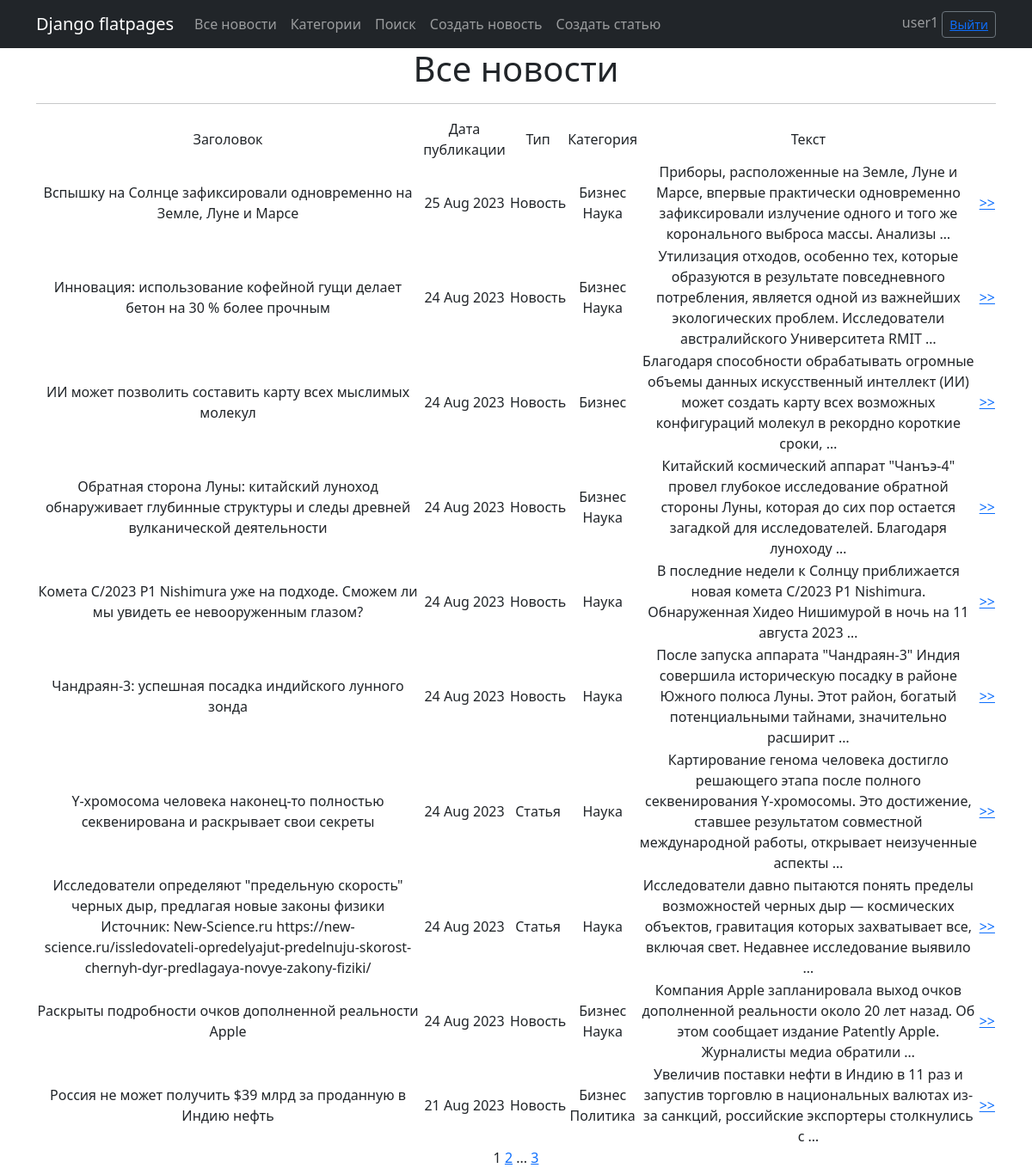
Page /news/ (signed in) on the committed database.
### news/models.py (models this page shows, shortened)
class Post(models.Model):
    news = 'N'
    article = 'A'
    POSITIONS = [
        (news, 'Новость'),
        (article, 'Статья')
    ]
    author = models.ForeignKey(Author, on_delete=models.CASCADE)
    select = models.CharField(max_length=1, choices=POSITIONS, default=news)
    datetime = models.DateTimeField(auto_now_add=True)
    title = models.CharField(max_length=255)
    text = models.TextField()
    category = models.ManyToManyField(Category)
    rating = models.IntegerField(default=0)

class Category(models.Model):
    name = models.CharField(max_length=64, unique=True)
    subscribers = models.ManyToManyField(User)  # related_name='categories'
    def __str__(self):
        return self.name

### news/views.py (the view)
# urls.py: path('', PostList.as_view(), name='post_list'),
class PostList(LoginRequiredMixin, ListView):
    model = Post
    ordering = '-datetime'
    template_name = 'news.html'
    context_object_name = 'posts'
    paginate_by = 10

### news/templatetags/custom_filters.py (called while the page is built)
@register.filter()
def type_filter(value):
    for a in Post.POSITIONS:
        if a[0] == value:
            return a[1]
    return None

@register.filter()
def censor(value):
    def check_word(word):
        for j in range(0, len(word_list)):
            if word.lower() == word_list[j]:
                new_word = word[0]
                for k in range(1, len(word)):
                    new_word += '*'
                word = new_word
        return word
    if type(value) != str:
        return 'Ошибка: "value" не строка!'
    s = ''
    i = 0
    new_word = ''
    while i < len(value):
        c = value[i]
        if (c != ' ') and (c != '.') and (c != ',') and (c != '!') and (c != '?') and (c != ' '):
            new_word += c
        else:
            if new_word != '':
                s = s + check_word(new_word) + c
                new_word = ''
            else:
                s += c
        i += 1
    if new_word != '':
        s = s + check_word(new_word)
    return s

### templates/news.html (shortened to what this page needs)
{% extends 'flatpages/default.html' %}
{% load custom_filters %}
{% block content %}
   <h1>Все новости</h1>
   <hr>
   {% if posts %}
       <table>
           <tr>
               <td>Заголовок</td>
               <td>Дата публикации</td>
               <td>Тип</td>
               <td>Категория</td>
               <td>Текст</td>
               <td></td>
           </tr>
           {% for post in posts %}
           <tr>
               <td>{{ post.title|censor }}</td>
               <td>{{ post.datetime|date:'d M Y' }}</td>
               <td>{{ post.select|type_filter }}</td>
               <td>{% for category in post.category.all %}{{ category }}<br/>{% endfor %}</td>
               <td>{{ post.text|censor|truncatewords:20 }}</td>
               <td><a href="{% url 'post_detal' post.pk %}">>></a></td>
           </tr>
           {% endfor %}
       </table>
   {% else %}
       <h2>Новостей нет!</h2>
   {% endif %}
   {{ page_obj.number }}
   {% if page_obj.has_next %}
       <a href="?page={{ page_obj.next_page_number }}">{{ page_obj.next_page_number }}</a>
       {% if paginator.num_pages != page_obj.next_page_number %}
           ...
           <a href="?page={{ page_obj.paginator.num_pages }}">{{ page_obj.paginator.num_pages }}</a>
       {% endif %}
   {% endif %}
{% endblock content %}

### templates/flatpages/default.html (shortened to what this page needs)
<!DOCTYPE html>
<html lang="en">
    <head>
        {% load static %}
        <link href="{% static 'css/styles.css' %}" rel="stylesheet" />
    </head>
    <body>
        <nav class="navbar navbar-expand-lg navbar-dark bg-dark static-top">
           <div class="container">
               <a class="navbar-brand" href="#">Django flatpages</a>
               <div class="collapse navbar-collapse" id="navbarResponsive">
                   <ul class="navbar-nav ml-auto">
                       <li class="nav-item">
                           <a class="nav-link" href="/news">Все новости</a>
                       </li>
                       <li class="nav-item">
                           <a class="nav-link" href="/news/categories/">Категории</a>
                       </li>
                       <li class="nav-item">
                           <a class="nav-link" href="/news/search/">Поиск</a>
                       </li>
                       <li class="nav-item">
                           <a class="nav-link" href="/news/create/">Создать новость</a>
                       </li>
                       <li class="nav-item">
                           <a class="nav-link" href="/articles/create/">Создать статью</a>
                       </li>
                   </ul>
               </div>
               <form class="form-inline">
               <span class="navbar-text">
                   {{request.user.username}}
               </span>
               <button class="btn btn-sm btn-outline-secondary" type="button"> <a href="/sign/logout/">Выйти</a> </button>
               </form>
           </div>
        </nav>
        <div class="container">
           <div class="row">
               <div class="col-lg-12 text-center">
                   {% block content %}{% endblock content %}
               </div>
           </div>
        </div>
    </body>
</html>

### rows in the picture
Post: title|censor "Вспышку на Солнце зафиксировали одновременно на Земле, Луне и Марсе", datetime "25 Aug 2023", select|type_filter "Новость", text|censor "Приборы, расположенные на Земле, Луне и Марсе, впервые практически одновременно зафиксировали излучение одного и того же коронального выброса массы. Анализы …"
Category: name "Бизнес"
Category: name "Наука"
Post: title|censor "Инновация: использование кофейной гущи делает бетон на 30 % более прочным", datetime "24 Aug 2023", select|type_filter "Новость", text|censor "Утилизация отходов, особенно тех, которые образуются в результате повседневного потребления, является одной из важнейших экологических проблем. Исследователи австралийского Университета RMIT …"
Post: title|censor "ИИ может позволить составить карту всех мыслимых молекул", datetime "24 Aug 2023", select|type_filter "Новость", text|censor "Благодаря способности обрабатывать огромные объемы данных искусственный интеллект (ИИ) может создать карту всех возможных конфигураций молекул в рекордно короткие сроки, …"
Post: title|censor "Обратная сторона Луны: китайский луноход обнаруживает глубинные структуры и следы древней вулканической деятельности", datetime "24 Aug 2023", select|type_filter "Новость", text|censor "Китайский космический аппарат \"Чанъэ-4\" провел глубокое исследование обратной стороны Луны, которая до сих пор остается загадкой для исследователей. Благодаря луноходу …"
Post: title|censor "Комета C/2023 P1 Nishimura уже на подходе. Сможем ли мы увидеть ее невооруженным глазом?", datetime "24 Aug 2023", select|type_filter "Новость", text|censor "В последние недели к Солнцу приближается новая комета C/2023 P1 Nishimura. Обнаруженная Хидео Нишимурой в ночь на 11 августа 2023 …"
Post: title|censor "Чандраян-3: успешная посадка индийского лунного зонда", datetime "24 Aug 2023", select|type_filter "Новость", text|censor "После запуска аппарата \"Чандраян-3\" Индия совершила историческую посадку в районе Южного полюса Луны. Этот район, богатый потенциальными тайнами, значительно расширит …"
Post: title|censor "Y-хромосома человека наконец-то полностью секвенирована и раскрывает свои секреты", datetime "24 Aug 2023", select|type_filter "Статья", text|censor "Картирование генома человека достигло решающего этапа после полного секвенирования Y-хромосомы. Это достижение, ставшее результатом совместной международной работы, открывает неизученные аспекты …"
Post: title|censor "Исследователи определяют \"предельную скорость\" черных дыр, предлагая новые законы физики Источник: New-Science.ru https://new-science.ru/issledovateli-opredelyajut-predelnuju-skorost-chernyh-dyr-predlagaya-novye-zakony-fiziki/", datetime "24 Aug 2023", select|type_filter "Статья", text|censor "Исследователи давно пытаются понять пределы возможностей черных дыр — космических объектов, гравитация которых захватывает все, включая свет. Недавнее исследование выявило …"
Post: title|censor "Раскрыты подробности очков дополненной реальности Apple", datetime "24 Aug 2023", select|type_filter "Новость", text|censor "Компания Apple запланировала выход очков дополненной реальности около 20 лет назад. Об этом сообщает издание Patently Apple. Журналисты медиа обратили …"
Post: title|censor "Россия не может получить $39 млрд за проданную в Индию нефть", datetime "21 Aug 2023", select|type_filter "Новость", text|censor "Увеличив поставки нефти в Индию в 11 раз и запустив торговлю в национальных валютах из-за санкций, российские экспортеры столкнулись с …"
Category: name "Политика"

### other values in the picture
{{ request.user.username }} "user1"
{{ page_obj.number }} "1"
{{ page_obj.next_page_number }} "2"
{{ page_obj.paginator.num_pages }} "3"
